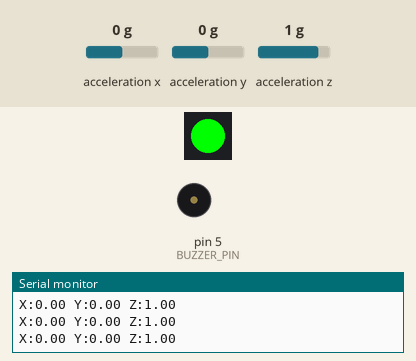
Recording of a program running on a simulated Arduino Uno, built with avr-gcc and run on an emulated ATmega328P. Shown: 1 RGB LEDs in strip order, left to right, buzzer (waves = sounding), the last lines printed to the serial monitor. The inputs (shaded band) are chosen by the test bench; at power-on: acceleration z 1 g, acceleration x 0 g, acceleration y 0 g.

Above: at 1.2 s.
1.3 s: acceleration z set to 0.6 g
2.8 s: acceleration z set to 0.3 g
At 2.99 s:
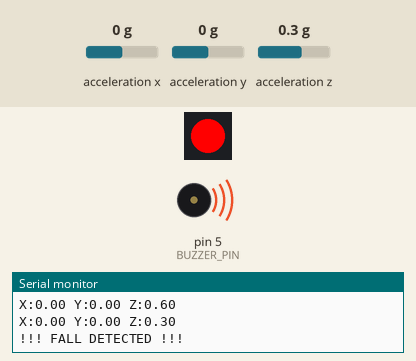
5.8 s: acceleration z set to -0.3 g
8.8 s: acceleration z set to -0.6 g
At 9.6 s:
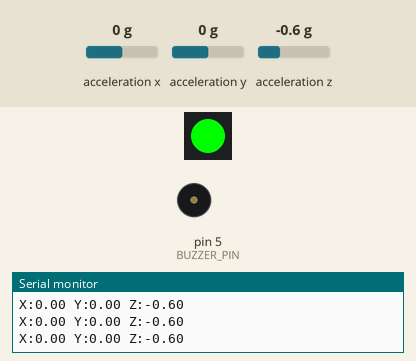
10.3 s: acceleration x set to -1.4 g
At 11.6 s:
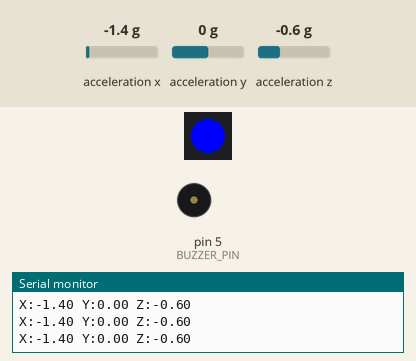
11.9 s: acceleration x set to 0 g
At 13.3 s:
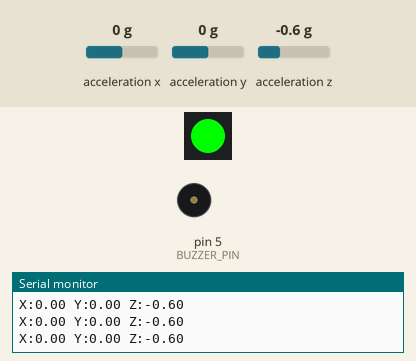
Timing chart, 0 to 14.4 s (numbered marks = the images above; inputs shaded):
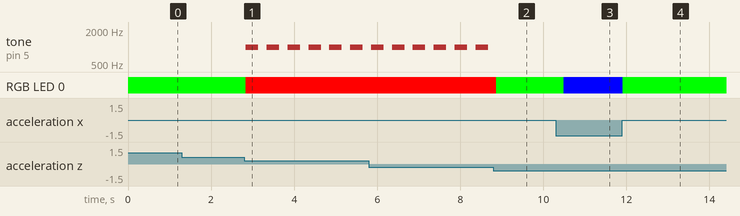

The program:

main.cpp
```cpp
#include <Arduino.h>
#include <Wire.h>
#include <Adafruit_Sensor.h>
#include <Adafruit_ADXL345_U.h>
#include <Adafruit_NeoPixel.h>
#include <math.h>

#define BUZZER_PIN 5
#define LED_PIN 8

#define FALL_THRESHOLD 0.5
#define TILT_THRESHOLD 0.2

Adafruit_ADXL345_Unified adxl = Adafruit_ADXL345_Unified(12345);
Adafruit_NeoPixel led(1, LED_PIN, NEO_GRB + NEO_KHZ800);

void setColor(uint8_t r, uint8_t g, uint8_t b) {
    led.setPixelColor(0, led.Color(r, g, b));
    led.show();
}

void setup() {
    Serial.begin(9600);

    pinMode(BUZZER_PIN, OUTPUT);

    led.begin();
    led.clear();
    led.show();

    Serial.println("ADXL345 Motion Detector");

    if (!adxl.begin()) {
        Serial.println("ADXL345 not found!");
        setColor(255, 0, 0);

        while (true) {
            delay(100);
        }
    }

    adxl.setRange(ADXL345_RANGE_16_G);

    Serial.println("ADXL345 ready!");

    setColor(0, 255, 0);
}

void loop() {
    sensors_event_t event;
    adxl.getEvent(&event);

    // Adafruit library trả về m/s^2
    // Chuyển sang đơn vị g
    float x = event.acceleration.x / 9.80665;
    float y = event.acceleration.y / 9.80665;
    float z = event.acceleration.z / 9.80665;

    // =========================
    // MỨC 1: IN X Y Z
    // =========================
    Serial.print("X:");
    Serial.print(x, 2);

    Serial.print(" Y:");
    Serial.print(y, 2);

    Serial.print(" Z:");
    Serial.println(z, 2);

    // =========================
    // MỨC 2: PHÁT HIỆN RƠI
    // =========================
    if (fabs(z) < FALL_THRESHOLD) {
        Serial.println("!!! FALL DETECTED !!!");

        setColor(255, 0, 0);

        tone(BUZZER_PIN, 1000);
        delay(300);
        noTone(BUZZER_PIN);
    }

    // =========================
    // MỨC 3: NGHIÊNG TRÁI / PHẢI
    // =========================
    else {
        noTone(BUZZER_PIN);

        if (x > TILT_THRESHOLD) {
            // X > 0 -> RED
            setColor(255, 0, 0);
        }
        else if (x < -TILT_THRESHOLD) {
            // X < 0 -> BLUE
            setColor(0, 0, 255);
        }
        else {
            // Bình thường -> GREEN
            setColor(0, 255, 0);
        }
    }

    delay(200);
}
```

Measured:
- the behaviour switches between 0.5 and 0.4 g on acceleration z (found by bisection; images 0 and 1)
- the behaviour switches between -0.4 and -0.5 g on acceleration z (found by bisection; images 1 and 2)
- after the input at 2.8 s, tone on pin 5 (BUZZER_PIN): alternates 1000 Hz for 0.30 s and silent for 0.20 s, starting at once; RGB LED 0: RGB(0, 255, 0) → RGB(255, 0, 0) at once
- after the input at 8.8 s, tone on pin 5 (BUZZER_PIN): stops changing and stays silent; RGB LED 0: RGB(255, 0, 0) → RGB(0, 255, 0) after 0.07 s
- after the input at 10.3 s, RGB LED 0: RGB(0, 255, 0) → RGB(0, 0, 255) after 0.19 s
- after the input at 11.9 s, RGB LED 0: RGB(0, 0, 255) → RGB(0, 255, 0) at once
